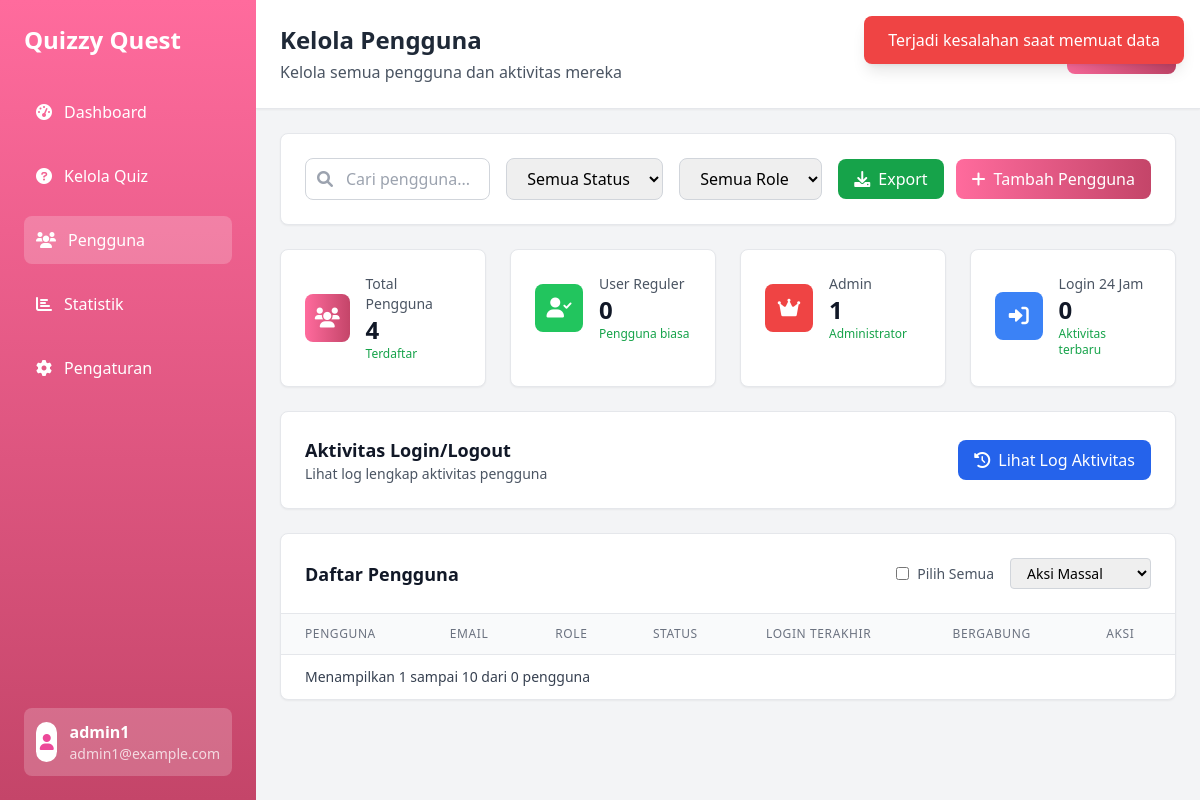
The page /pages/admin/pengguna.php (signed in) on the database as committed earlier.
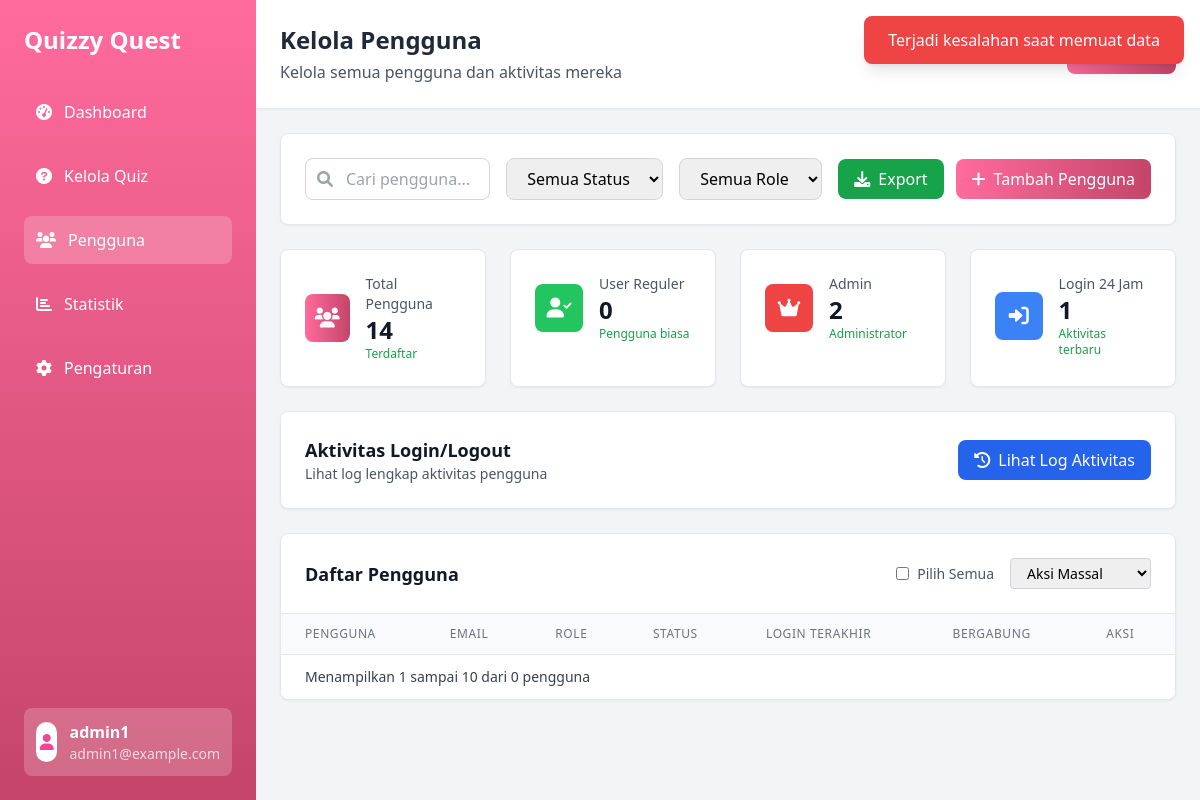
The same page on the database as committed later.
### tables this page shows
CREATE TABLE `users` (
  `user_id` bigint unsigned NOT NULL AUTO_INCREMENT,
  `username` varchar(50) NOT NULL,
  `password_hash` text NOT NULL,
  `email` varchar(100) DEFAULT NULL,
  `role` enum('admin','participant') DEFAULT 'participant',
  `created_at` timestamp NULL DEFAULT CURRENT_TIMESTAMP,
  `last_login` timestamp NULL DEFAULT NULL,
  `last_logout` timestamp NULL DEFAULT NULL,
  `last_login_ip` varchar(45) DEFAULT NULL,
  `session_count` int DEFAULT '0',
  PRIMARY KEY (`user_id`),
  UNIQUE KEY `username` (`username`)
);

### assets/php/session_check.php (called while the page is built, shortened)
<?php
function getUserInfo() {
    return [
        'user_id' => $_SESSION['user_id'],
        'username' => $_SESSION['user_name'],
        'email' => $_SESSION['user_email'],
        'role' => $_SESSION['user_role']
    ];
}
?>

### assets/php/user_handler.php (called while the page is built, shortened)
<?php
class UserHandler {
    private $koneksi;
    public function __construct($koneksi) {
        $this->koneksi = $koneksi;
    }
    public function getAllUsers($search = '', $statusFilter = '', $roleFilter = '', $limit = 10, $offset = 0) {
        try {
            $whereConditions = [];
            $params = [];
            $types = '';
            $whereClause = !empty($whereConditions) ? 'WHERE ' . implode(' AND ', $whereConditions) : '';
            $sql = "SELECT
                        u.user_id,
                        u.username,
                        u.email,
                        u.role,
                        u.created_at,
                        COALESCE(login_stats.last_login, 'Never') as last_login,
                        COALESCE(login_stats.total_logins, 0) as total_logins,
                        'Offline' as status
                    FROM users u
                    LEFT JOIN (
                        SELECT
                            user_id,
                            MAX(created_at) as last_login,
                            COUNT(*) as total_logins
                        FROM user_activity_logs
                        WHERE activity_type = 'login'
                        GROUP BY user_id
                    ) login_stats ON u.user_id = login_stats.user_id
                    $whereClause
                    ORDER BY u.created_at DESC
                    LIMIT ? OFFSET ?";
            $params[] = $limit;
            $params[] = $offset;
            $types .= 'ii';
            $stmt = $this->koneksi->prepare($sql);
            if (!empty($params)) {
                $stmt->bind_param($types, ...$params);
            }
            $stmt->execute();
            $result = $stmt->get_result();
            $users = [];
            while ($row = $result->fetch_assoc()) {
                $users[] = $row;
            }
            return $users;
        } catch (Exception $e) {
            error_log("Get all users error: " . $e->getMessage());
            return [];
        }
    }
    public function getUserStats() {
        try {
            $stats = [];
            $stmt = $this->koneksi->prepare("SELECT COUNT(*) as total FROM users");
            $stmt->execute();
            $result = $stmt->get_result();
            $stats['total_users'] = $result->fetch_assoc()['total'];
            $stmt = $this->koneksi->prepare("SELECT COUNT(*) as total FROM users WHERE role = 'admin'");
            $stmt->execute();
            $result = $stmt->get_result();
            $stats['total_admins'] = $result->fetch_assoc()['total'];
            $stmt = $this->koneksi->prepare("SELECT COUNT(*) as total FROM users WHERE role = 'user'");
            $stmt->execute();
            $result = $stmt->get_result();
            $stats['total_regular_users'] = $result->fetch_assoc()['total'];
            $stats['online_users'] = 0;
            $stmt = $this->koneksi->prepare("SELECT COUNT(DISTINCT user_id) as total FROM user_activity_logs WHERE activity_type = 'login' AND created_at >= DATE_SUB(NOW(), INTERVAL 24 HOUR)");
            $stmt->execute();
            $result = $stmt->get_result();
            $stats['recent_logins'] = $result->fetch_assoc()['total'];
            return $stats;
        } catch (Exception $e) {
            error_log("Get user stats error: " . $e->getMessage());
            return [
                'total_users' => 0,
                'total_admins' => 0,
                'total_regular_users' => 0,
                'online_users' => 0,
                'recent_logins' => 0
            ];
        }
    }
}
?>

### pages/admin/pengguna.php (the view, shortened to what the changed rows need)
<?php
require_once '../../assets/php/koneksi_db.php';
require_once '../../assets/php/session_check.php';
require_once '../../assets/php/user_handler.php';
$userInfo = getUserInfo();
$userHandler = new UserHandler($koneksi);
$stats = $userHandler->getUserStats();
try {
    $recentUsers = $userHandler->getAllUsers('', '', '', 5, 0);
} catch (Exception $e) {
    error_log("Get recent users error: " . $e->getMessage());
    $recentUsers = [];
}
?>
<!DOCTYPE html>
<html lang="id">
<head>
    <script src="https://cdn.tailwindcss.com"></script>
    <link href="https://cdnjs.cloudflare.com/ajax/libs/font-awesome/6.0.0/css/all.min.css" rel="stylesheet">
</head>
<body class="bg-gray-100">
    <div class="flex h-screen">
        <div class="w-64 bg-gradient-to-b from-pink-gradient-start to-pink-gradient-end text-white">
            <div class="p-6">
                <h1 class="text-2xl font-bold mb-8">Quizzy Quest</h1>
            </div>
            <div class="absolute bottom-0 w-64 p-6">
                <div class="flex items-center space-x-3 p-3 rounded-lg bg-white bg-opacity-20">
                    <div>
                        <p class="font-semibold"><?php echo htmlspecialchars($userInfo['username']); ?></p>
                        <p class="text-sm opacity-75"><?php echo htmlspecialchars($userInfo['email']); ?></p>
                    </div>
                </div>
            </div>
        </div>
        <div class="flex-1 overflow-y-auto">
            <header class="bg-white shadow-sm border-b border-gray-200 p-6">
                <div class="flex justify-between items-center">
                    <div>
                        <h2 class="text-2xl font-bold text-gray-800">Kelola Pengguna</h2>
                    </div>
                </div>
            </header>
            <main class="p-6">
                <div class="grid grid-cols-1 md:grid-cols-2 lg:grid-cols-4 gap-6 mb-6">
                    <div class="bg-white p-6 rounded-lg shadow-sm border border-gray-200">
                        <div class="flex items-center">
                            <div class="ml-4">
                                <p class="text-sm font-medium text-gray-600">Total Pengguna</p>
                                <p class="text-2xl font-bold text-gray-900"><?php echo $stats['total_users'] ?? 0; ?></p>
                                <p class="text-xs text-green-600">Terdaftar</p>
                            </div>
                        </div>
                    </div>
                    <div class="bg-white p-6 rounded-lg shadow-sm border border-gray-200">
                        <div class="flex items-center">
                            <div class="ml-4">
                                <p class="text-sm font-medium text-gray-600">Admin</p>
                                <p class="text-2xl font-bold text-gray-900"><?php echo $stats['total_admins'] ?? 0; ?></p>
                                <p class="text-xs text-green-600">Administrator</p>
                            </div>
                        </div>
                    </div>
                    <div class="bg-white p-6 rounded-lg shadow-sm border border-gray-200">
                        <div class="flex items-center">
                            <div class="ml-4">
                                <p class="text-sm font-medium text-gray-600">Login 24 Jam</p>
                                <p class="text-2xl font-bold text-gray-900"><?php echo $stats['recent_logins'] ?? 0; ?></p>
                                <p class="text-xs text-green-600">Aktivitas terbaru</p>
                            </div>
                        </div>
                    </div>
                </div>
                <div class="bg-white rounded-lg shadow-sm border border-gray-200">
                    <div class="overflow-x-auto">
                        <table class="w-full">
                            <thead class="bg-gray-50">
                                <tr>
                                    <th class="px-6 py-3 text-left text-xs font-medium text-gray-500 uppercase tracking-wider">Pengguna</th>
                                    <th class="px-6 py-3 text-left text-xs font-medium text-gray-500 uppercase tracking-wider">Email</th>
                                    <th class="px-6 py-3 text-left text-xs font-medium text-gray-500 uppercase tracking-wider">Role</th>
                                    <th class="px-6 py-3 text-left text-xs font-medium text-gray-500 uppercase tracking-wider">Status</th>
                                    <th class="px-6 py-3 text-left text-xs font-medium text-gray-500 uppercase tracking-wider">Login Terakhir</th>
                                    <th class="px-6 py-3 text-left text-xs font-medium text-gray-500 uppercase tracking-wider">Bergabung</th>
                                    <th class="px-6 py-3 text-left text-xs font-medium text-gray-500 uppercase tracking-wider">Aksi</th>
                                </tr>
                            </thead>
                        </table>
                    </div>
                </div>
            </main>
        </div>
    </div>
</body>
</html>

Rows that differ between the two databases and show on the page:
no longer on this page (row unchanged): users: username "admin1", email "admin1@example.com"
added users: user_id "14"
Other text that changed with them:
$userInfo['username']: (not shown) → "admin1"
$userInfo['email']: (not shown) → "admin1@example.com"
$stats['total_admins']: "1" → "2"
$stats['recent_logins']: "0" → "1"
$stats['total_users']: "4" → (not shown)
